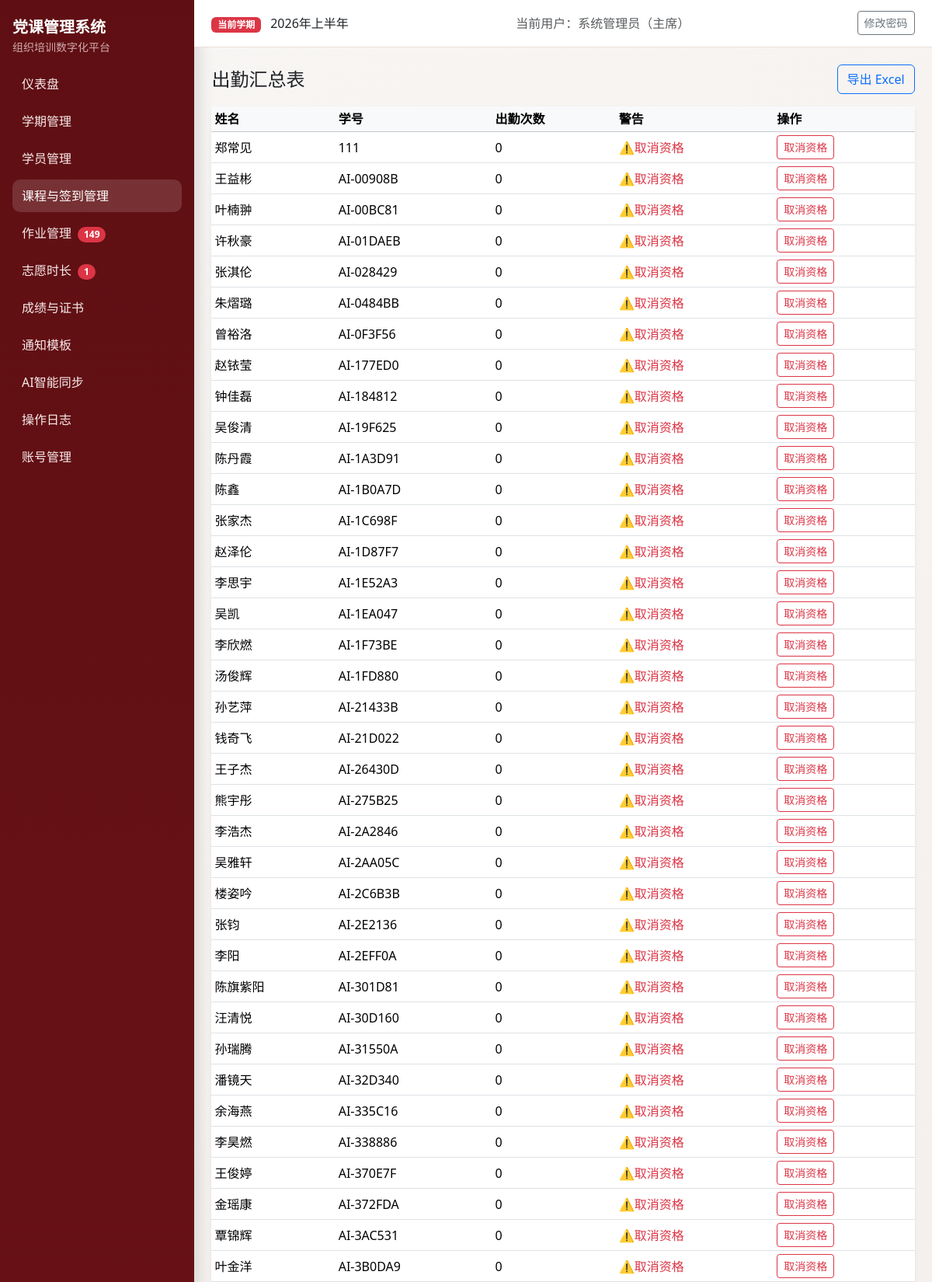
The app's page /attendance/summary (signed in, upper part) with its own data.
### models.py (models this page shows, shortened)
class Semester(db.Model):
    __tablename__ = "semesters"
    id = db.Column(db.Integer, primary_key=True)
    name = db.Column(db.String(100), nullable=False)
    period_code = db.Column(db.String(20), nullable=True)
    period_positive = db.Column(db.String(20), nullable=True)
    period_development = db.Column(db.String(20), nullable=True)
    period_probationary = db.Column(db.String(20), nullable=True)
    year = db.Column(db.Integer, nullable=False)
    status = db.Column(db.String(20), nullable=False, default="active")
    exam_weight = db.Column(db.Integer, nullable=False, default=40)
    attendance_weight = db.Column(db.Integer, nullable=False, default=30)
    assignment_weight = db.Column(db.Integer, nullable=False, default=20)
    volunteer_weight = db.Column(db.Integer, nullable=False, default=10)
    pass_threshold = db.Column(db.Float, nullable=False, default=60.0)
    volunteer_target_hours = db.Column(db.Float, nullable=False, default=0.0)
    min_attendance_sessions = db.Column(db.Integer, nullable=False, default=2)
    created_at = db.Column(db.DateTime, default=datetime.utcnow, nullable=False)
    students = db.relationship("Student", back_populates="semester", cascade="all, delete-orphan")
    course_sessions = db.relationship("CourseSession", back_populates="semester", cascade="all, delete-orphan")
    assignments = db.relationship("Assignment", back_populates="semester", cascade="all, delete-orphan")
    volunteer_records = db.relationship(
        "VolunteerRecord", back_populates="semester", cascade="all, delete-orphan"
    )
    exam_records = db.relationship("ExamRecord", back_populates="semester", cascade="all, delete-orphan")
    final_scores = db.relationship("FinalScore", back_populates="semester", cascade="all, delete-orphan")

class User(UserMixin, db.Model):
    __tablename__ = "users"
    id = db.Column(db.Integer, primary_key=True)
    username = db.Column(db.String(80), unique=True, nullable=False, index=True)
    password_hash = db.Column(db.String(255), nullable=False)
    role = db.Column(db.String(20), nullable=False, default="staff")
    real_name = db.Column(db.String(80), nullable=True)
    created_at = db.Column(db.DateTime, default=datetime.utcnow, nullable=False)

class Student(db.Model):
    __tablename__ = "students"
    __table_args__ = (
        db.UniqueConstraint("semester_id", "student_id", "stage", name="uq_student_semester_student_stage"),
    )
    id = db.Column(db.Integer, primary_key=True)
    semester_id = db.Column(db.Integer, db.ForeignKey("semesters.id"), nullable=False, index=True)
    name = db.Column(db.String(80), nullable=False)
    student_id = db.Column(db.String(50), nullable=False)
    department = db.Column(db.String(120), nullable=True)
    stage = db.Column(db.String(20), nullable=False)
    contact = db.Column(db.String(120), nullable=True)
    group_number = db.Column(db.Integer, nullable=True)
    is_group_leader = db.Column(db.Boolean, nullable=False, default=False)
    status = db.Column(db.String(20), nullable=False, default="在读")
    disqualified_reason = db.Column(db.String(255), nullable=True)
    semester = db.relationship("Semester", back_populates="students")
    attendances = db.relationship("Attendance", back_populates="student", cascade="all, delete-orphan")
    assignments = db.relationship("Assignment", back_populates="student", cascade="all, delete-orphan")
    volunteer_records = db.relationship(
        "VolunteerRecord", back_populates="student", cascade="all, delete-orphan"
    )
    exam_records = db.relationship("ExamRecord", back_populates="student", cascade="all, delete-orphan")
    final_scores = db.relationship("FinalScore", back_populates="student", cascade="all, delete-orphan")

### blueprints/attendance.py (the view, shortened to what this page needs)
@attendance_bp.route("/summary")
@login_required
def attendance_summary():
	semester = _current_semester()
	if not semester:
		flash("请先激活学期。", "warning")
		return redirect(url_for("semester_bp.list_semesters"))
	sessions = CourseSession.query.filter_by(semester_id=semester.id).order_by(CourseSession.session_number.asc()).all()
	students = Student.query.filter_by(semester_id=semester.id).order_by(Student.student_id.asc()).all()
	recs = Attendance.query.join(Student, Attendance.student_id == Student.id).filter(Student.semester_id == semester.id).all()
	map_status = {(r.student_id, r.session_id): r.status for r in recs}
	table_rows = []
	for stu in students:
		statuses = []
		valid_count = 0
		for sess in sessions:
			s = map_status.get((stu.id, sess.id), "未记录")
			statuses.append(s)
			if s in ["到场", "线上"]:
				valid_count += 1
		table_rows.append({"student": stu, "statuses": statuses, "valid_count": valid_count, "warn": valid_count < semester.min_attendance_sessions})
	return render_template("attendance/summary.html", sessions=sessions, table_rows=table_rows, semester=semester)

### authz.py (called while the page is built)
def normalize_role(role: str | None) -> str:
    value = (role or "staff").strip().lower()
    if value not in ROLE_LABELS:
        return "staff"
    return value

def role_label(role: str | None) -> str:
    return ROLE_LABELS.get(normalize_role(role), "干事")

def can_view_logs(role: str | None) -> bool:
    return normalize_role(role) in {"admin", "minister"}

def can_manage_accounts(role: str | None) -> bool:
    return normalize_role(role) == "admin"

def can_edit_notification_templates(role: str | None) -> bool:
    return normalize_role(role) in {"admin", "minister"}

### blueprints/attendance.py (called while the page is built)
def _current_semester():
	return Semester.query.filter_by(status="active").order_by(Semester.id.desc()).first()

### templates/attendance/summary.html (shortened to what this page needs)
{% extends "base.html" %}
{% block content %}
<div class="d-flex justify-content-between align-items-center mb-3">
  <h1 class="h4 mb-0">出勤汇总表</h1>
  <a class="btn btn-outline-primary" href="{{ url_for('attendance_bp.attendance_summary', export=1) }}">导出 Excel</a>
</div>
<div class="card border-0 shadow-sm">
  <div class="table-responsive">
    <table class="table table-sm align-middle mb-0">
      <thead class="table-light"><tr><th>姓名</th><th>学号</th>{% for s in sessions %}<th>第{{ s.session_number }}讲</th>{% endfor %}<th>出勤次数</th><th>警告</th><th>操作</th></tr></thead>
      <tbody>
      {% for row in table_rows %}
      <tr>
        <td>{{ row.student.name }}</td>
        <td>{{ row.student.student_id }}</td>
        <td>{{ row.valid_count }}</td>
        <td>{% if row.warn %}<span class="text-danger">⚠️取消资格</span>{% endif %}</td>
        <td>
          {% if row.warn and row.student.status != '取消资格' %}
          <form method="post" action="{{ url_for('attendance_bp.disqualify_student', student_id=row.student.id) }}" onsubmit="const reason = prompt('请输入取消资格原因'); if (!reason) return false; this.reason.value = reason; return true;">
            <button class="btn btn-sm btn-outline-danger">取消资格</button>
          </form>
          {% else %}
            -
          {% endif %}
        </td>
      </tr>
      {% endfor %}
      </tbody>
    </table>
  </div>
</div>
{% endblock %}

### templates/base.html (shortened to what this page needs)
<!doctype html>
<html lang="zh-CN">
<head>
  <link href="https://cdn.jsdelivr.net/npm/bootstrap@5.3.3/dist/css/bootstrap.min.css" rel="stylesheet">
</head>
<body>
  {% if current_user.is_authenticated %}
  {% set endpoint = request.endpoint or '' %}
  {% set bp = request.blueprint or '' %}
  <div class="layout">
    <aside class="sidebar d-flex flex-column">
      <div class="mb-3">
        <div class="fw-bold fs-5 text-white">党课管理系统</div>
        <div class="small opacity-75">组织培训数字化平台</div>
      </div>
      <nav class="nav flex-column mb-3">
        <a class="nav-link {% if endpoint == 'auth_bp.dashboard' %}active{% endif %}" href="{{ url_for('auth_bp.dashboard') }}">仪表盘</a>
        <a class="nav-link {% if bp == 'semester_bp' %}active{% endif %}" href="{{ url_for('semester_bp.list_semesters') }}">学期管理</a>
        <a class="nav-link {% if bp == 'students_bp' %}active{% endif %}" href="{{ url_for('students_bp.list_students') }}">学员管理</a>
        <a class="nav-link {% if bp in ['courses_bp', 'attendance_bp'] %}active{% endif %}" href="{{ url_for('courses_bp.list_courses') }}">课程与签到管理</a>
        <a class="nav-link {% if bp == 'assignments_bp' %}active{% endif %}" href="{{ url_for('assignments_bp.assignments_overview') }}">作业管理
          {% if pending_assignment_students > 0 %}
            <span class="badge rounded-pill text-bg-danger ms-1">{{ pending_assignment_students }}</span>
          {% endif %}
        </a>
        <a class="nav-link {% if bp == 'volunteers_bp' %}active{% endif %}" href="{{ url_for('volunteers_bp.volunteer_overview') }}">志愿时长
          {% if pending_volunteer_records > 0 %}
            <span class="badge rounded-pill text-bg-danger ms-1">{{ pending_volunteer_records }}</span>
          {% endif %}
        </a>
        <a class="nav-link {% if bp == 'scores_bp' %}active{% endif %}" href="{{ url_for('scores_bp.result_overview') }}">成绩与证书</a>
        <a class="nav-link {% if bp == 'notifications_bp' %}active{% endif %}" href="{{ url_for('notifications_bp.template_list') }}">通知模板</a>
        <a class="nav-link {% if bp == 'ai_tools_bp' %}active{% endif %}" href="{{ url_for('ai_tools_bp.index') }}">AI智能同步</a>
        {% if can_view_logs %}
        <a class="nav-link {% if endpoint == 'auth_bp.operation_logs' %}active{% endif %}" href="{{ url_for('auth_bp.operation_logs') }}">操作日志</a>
        {% endif %}
        {% if can_manage_accounts %}
        <a class="nav-link {% if endpoint == 'auth_bp.account_list' %}active{% endif %}" href="{{ url_for('auth_bp.account_list') }}">账号管理</a>
        {% endif %}
      </nav>
    </aside>
    <div class="content-wrap">
      <header class="topbar">
        <div>
          <span class="badge text-bg-danger">当前学期</span>
          <span class="ms-2">{{ current_semester.name if current_semester else '未设置激活学期' }}</span>
        </div>
        <div class="text-muted">当前用户：{{ current_user.real_name or current_user.username }}（{{ current_user_role_label }}）</div>
        <div>
          <a class="btn btn-sm btn-outline-secondary" href="{{ url_for('auth_bp.change_password') }}">修改密码</a>
        </div>
      </header>
      <main class="page-content">
        {% block content %}{% endblock %}
      </main>
    </div>
  </div>
  {% else %}
    {% block auth_content %}{% endblock %}
  {% endif %}
</body>
</html>

### templates/base.html (style rules this page uses)
:root { --pc-primary: #9f1d22; --pc-primary-dark: #7f1519; --pc-sidebar-bg: #5f0f13; --pc-sidebar-text: #f6dddd; --pc-bg: #f8f6f4; --pc-card: #ffffff; }
body { background: linear-gradient(135deg, #f8f6f4 0%, #efe7e3 100%); min-height: 100vh; }
.layout { display: flex; min-height: 100vh; }
.sidebar { width: 250px; background: linear-gradient(180deg, var(--pc-sidebar-bg), #7d181d); color: var(--pc-sidebar-text); position: fixed; top: 0; left: 0; bottom: 0; padding: 1.25rem 1rem; box-shadow: 6px 0 20px rgba(0, 0, 0, 0.12); }
.sidebar .nav-link { color: #f8eaea; border-radius: 10px; margin-bottom: 0.4rem; padding: 0.55rem 0.75rem; }
.sidebar .nav-link.active, .sidebar .nav-link:hover { background: rgba(255, 255, 255, 0.14); color: #fff; }
.content-wrap { margin-left: 250px; width: calc(100% - 250px); }
.topbar { background: var(--pc-card); border-bottom: 1px solid #eadfda; padding: 0.9rem 1.4rem; display: flex; justify-content: space-between; align-items: center; position: sticky; top: 0; z-index: 5; }
.page-content { padding: 1.4rem; }

### records on screen
Semester: name "2026年上半年"
User: real_name "系统管理员"
Student: student.name "郑常见", student.student_id "111"
Student: student.name "王益彬", student.student_id "AI-00908B"
Student: student.name "叶楠翀", student.student_id "AI-00BC81"
Student: student.name "许秋豪", student.student_id "AI-01DAEB"
Student: student.name "张淇伦", student.student_id "AI-028429"
Student: student.name "朱熠璐", student.student_id "AI-0484BB"
Student: student.name "曾裕洛", student.student_id "AI-0F3F56"
Student: student.name "赵铱莹", student.student_id "AI-177ED0"
Student: student.name "钟佳磊", student.student_id "AI-184812"
Student: student.name "吴俊清", student.student_id "AI-19F625"
Student: student.name "陈丹霞", student.student_id "AI-1A3D91"
Student: student.name "陈鑫", student.student_id "AI-1B0A7D"
Student: student.name "张家杰", student.student_id "AI-1C698F"
Student: student.name "赵泽伦", student.student_id "AI-1D87F7"
Student: student.name "李思宇", student.student_id "AI-1E52A3"
Student: student.name "吴凯", student.student_id "AI-1EA047"
Student: student.name "李欣燃", student.student_id "AI-1F73BE"
Student: student.name "汤俊辉", student.student_id "AI-1FD880"
Student: student.name "孙艺萍", student.student_id "AI-21433B"
Student: student.name "钱奇飞", student.student_id "AI-21D022"
Student: student.name "王子杰", student.student_id "AI-26430D"
Student: student.name "熊宇彤", student.student_id "AI-275B25"
Student: student.name "李浩杰", student.student_id "AI-2A2846"
Student: student.name "吴雅轩", student.student_id "AI-2AA05C"
Student: student.name "楼姿吟", student.student_id "AI-2C6B3B"
Student: student.name "张钧", student.student_id "AI-2E2136"
Student: student.name "李阳", student.student_id "AI-2EFF0A"
Student: student.name "陈旗紫阳", student.student_id "AI-301D81"
Student: student.name "汪清悦", student.student_id "AI-30D160"
Student: student.name "孙瑞腾", student.student_id "AI-31550A"
Student: student.name "潘镜天", student.student_id "AI-32D340"
Student: student.name "余海燕", student.student_id "AI-335C16"
Student: student.name "李昊燃", student.student_id "AI-338886"
Student: student.name "王俊婷", student.student_id "AI-370E7F"
Student: student.name "金瑶康", student.student_id "AI-372FDA"
Student: student.name "覃锦辉", student.student_id "AI-3AC531"
Student: student.name "叶金洋", student.student_id "AI-3B0DA9"

### other values on screen
{{ pending_assignment_students }} "149"
{{ pending_volunteer_records }} "1"
{{ current_user_role_label }} "主席"
{{ row.valid_count }} "0" "0" "0" "0" "0" "0" "0" "0" "0" "0" "0" "0" "0" "0" "0" "0" "0" "0" "0" "0" "0" "0" "0" "0" "0" "0" "0" "0" "0" "0" "0" "0" "0" "0" "0" "0" "0"
